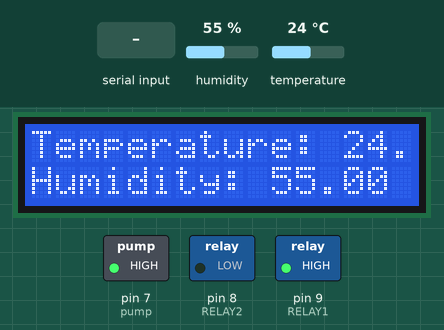
Recording of a sketch running on a simulated Arduino Uno, built with avr-gcc and run on an emulated ATmega328P. On the bench: 16×2 character LCD, switched loads named in the sketch (green lamp = pin HIGH). The test bench sets the inputs (shaded band); at power-on: humidity 55 %, temperature 24 °C. What the sketch prints to the serial monitor is not drawn.

Above: at 4.7 s.
4.8 s: "90,45\n" received over the second serial link
At 7.0 s:
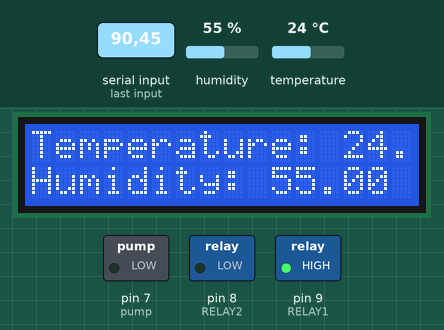
16.9 s: humidity set to 22 %
At 23.6 s:
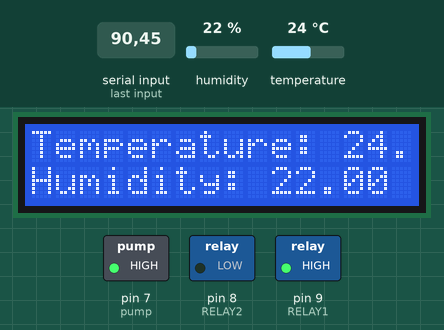
24.0 s: "1,90,45\n" received over the second serial link
At 27.0 s:
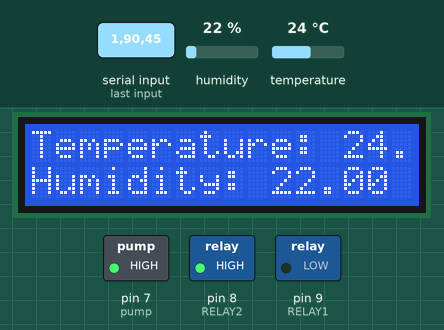
33.2 s: temperature set to 12 °C
At 41.1 s:
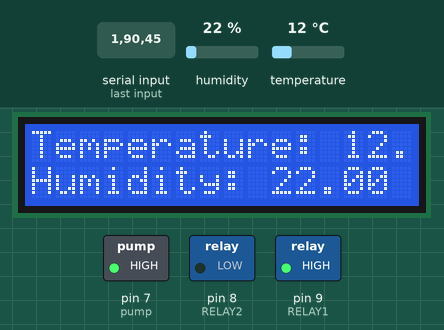
41.4 s: humidity set to 40 %
At 47.3 s:
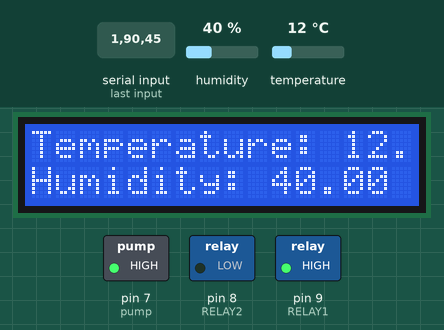
47.6 s: temperature set to 19 °C
At 53.7 s:
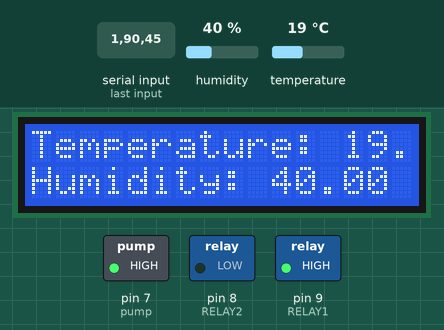
Timing chart, 0 to 54.7 s (numbered marks = the images above; inputs shaded):
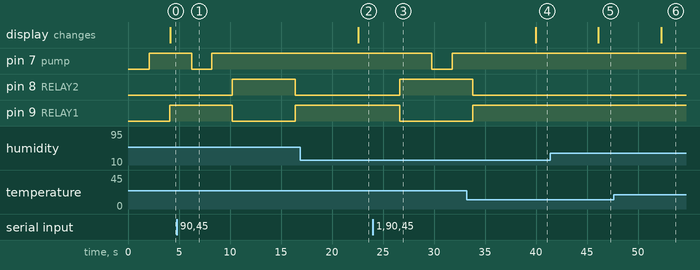

Measured:
- after the input at 4.8 s, pin 7 (pump): HIGH → LOW after 1.4 s, → HIGH 2.0 s later; pin 8 (RELAY2): LOW → HIGH after 5.4 s, → LOW 6.1 s later; pin 9 (RELAY1): HIGH → LOW after 5.4 s, → HIGH 6.1 s later
- after the input at 16.9 s, the display: changes after 5.6 s (image 2)
- after the input at 24.0 s, pin 7 (pump): HIGH → LOW after 5.8 s, → HIGH 2.0 s later; pin 8 (RELAY2): LOW → HIGH after 2.7 s; pin 9 (RELAY1): HIGH → LOW after 2.7 s
- after the input at 33.2 s, the display: changes after 6.8 s (image 4)
- after the input at 41.4 s, the display: changes after 4.7 s (image 5)
- after the input at 47.6 s, the display: changes after 4.7 s (image 6)

The sketch:

sketch_dec06a.ino
```cpp
//블루투스
#include <SoftwareSerial.h>
// 블루투스 통신을 사용하기 위해 불러오는 라이브러리
#include <DHT.h>
// 온습도 센서를 사용하기 위해 불러오는 라이브러리
#define DHTPIN 4// 습도센서 Signal 선 연결
#define DHTTYPE DHT11 // 습도센서 종류: DHT22
#include <Wire.h>
#include <LiquidCrystal_I2C.h>


#define RELAY1  9
#define RELAY2  8

DHT dht(DHTPIN,DHTTYPE);
LiquidCrystal_I2C lcd(0x27, 16, 2);
int T = 2;
int R = 3;
// 블루투스 모듈의 TXD 핀과 연결된 2번을 T 라는 변수로,
// 블루투스 모듈의 RXD 핀과 연결된 3번을 R 이라는 변수로 선언한다.
int temp_sensor = 4;
// 온습도센서가 연결된 4번 핀을 LED 라는 변수로 선언한다.
int pump = 7;
int pump_n = 6;


SoftwareSerial my_blue(T, R);
// my_blue 라는 이름의 블루투스 객체를 선언하는데,
// 이 블루투스 객체는 T 와 R 에 의해 제어된다.

DHT my_sensor(temp_sensor, DHT11);
// my_sensor 라는 이름의 온습도계 객체를 선언하는데,
// 이 온습도 객체는 temp_sensor(4번) 핀으로 제어되며 DHT11 종류이다.

void setup(){
  Serial.begin(9600);
  my_blue.begin(9600);
  // 블루투스 통신을 시작한다.
  my_sensor.begin();
  // 온습도계가 측정을 시작한다.
  pinMode(pump, OUTPUT);
  lcd.init();
  lcd.backlight();

  pinMode(RELAY1,OUTPUT);
  pinMode(RELAY2,OUTPUT);

  pinMode(5,INPUT);

}


void loop(){


  float temp = my_sensor.readTemperature();
  // 온습도계 객체인 my_sensor 가 측정한 온도값을 readTemperature() 함수로 불러와 temp 라는 변수에 저장한다.
  float humi = my_sensor.readHumidity();
  // 온습도계 객체인 my_sensor 가 측정한 습도값을 readHumid

  int myhum = my_blue.parseInt();
  int mytemp = my_blue.parseInt();


  if ((humi >= myhum)&& (temp >= mytemp)){
      digitalWrite(pump,HIGH);
      delay(2000);
      digitalWrite(RELAY1,HIGH);
      digitalWrite(RELAY2,LOW);

      lcd.setCursor(0,0);
      lcd.print("Temperature: ");
      lcd.print(temp);
      lcd.setCursor(0,1);
      lcd.print("Humidity: ");
      lcd.print(humi);
      delay(1000);
    }
    else if((humi < myhum)&&(temp >= mytemp)){
      digitalWrite(pump,LOW);
      delay(2000);
      digitalWrite(pump,HIGH);
      delay(2000);
      digitalWrite(RELAY1,HIGH);
      digitalWrite(RELAY2,LOW);

      lcd.setCursor(0,0);
      lcd.print("Temperature: ");
      lcd.print(temp);
      lcd.setCursor(0,1);
      lcd.print("Humidity: ");
      lcd.print(humi);
      delay(1000);
    }
    else if((humi < myhum)&&(temp < mytemp)){
      digitalWrite(pump,LOW);
      delay(2000);
      digitalWrite(pump,HIGH);
      delay(2000);
      digitalWrite(RELAY1,LOW);
      digitalWrite(RELAY2,HIGH);

      lcd.setCursor(0,0);
      lcd.print("Temperature: ");
      lcd.print(temp);
      lcd.setCursor(0,1);
      lcd.print("Humidity: ");
      lcd.print(humi);
      delay(1000);
    }
    else if((humi >= myhum)&&(temp < mytemp)){
      digitalWrite(pump,HIGH);
      delay(2000);
      digitalWrite(RELAY1,LOW);
      digitalWrite(RELAY2,HIGH);

      lcd.setCursor(0,0);
      lcd.print("Temperature: ");
      lcd.print(temp);
      lcd.setCursor(0,1);
      lcd.print("Humidity: ");
      lcd.print(humi);
      delay(1000);
    }
    else{
      digitalWrite(pump,LOW);
      digitalWrite(RELAY1,LOW);
      digitalWrite(RELAY2,LOW);

      lcd.setCursor(0,0);
      lcd.print("Temperature: ");
      lcd.print(temp);
      lcd.setCursor(0,1);
      lcd.print("Humidity: ");
      lcd.print(humi);
      delay(1000);
    }
    delay(1000);


  Serial.print("Temperature : ");
  Serial.println(temp,1);
  Serial.print("Humidity : ");
  Serial.println(humi,1);
  Serial.print("I want to make humidity : ");
  Serial.println(myhum);
  Serial.print("%");
  Serial.print("I want to make temperature : ");
  Serial.println(mytemp);


  my_blue.print("현재 온도 : ");
  my_blue.print(temp);
  my_blue.print(" / 현재 습도 : ");
  my_blue.println(humi);
  // 페어링된 기계(여기서는 휴대폰)에 데이터를 출력시킨다.
  // 데이터는 0.5초마다 출력된다.


}
```
